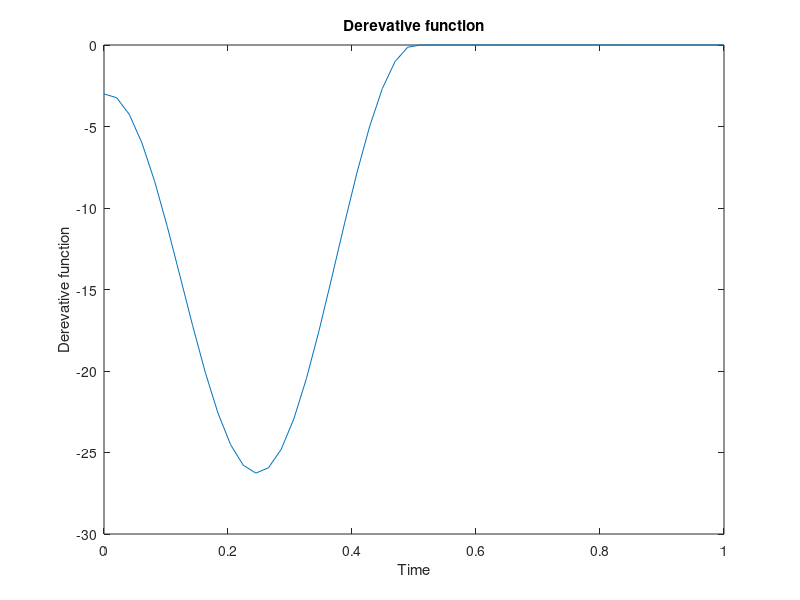

The MATLAB script that drew this image: (Note: this script raises an error after producing the figure.)
% Derevative Function
clearvars -global; clearvars; 
global I J K T f fun data; 
f_index0=1;
clc;
disp(['  ' 'condition' '    ' 'alpha' '     ' 'mean' '        ' 'mad']);
for alpha1=[0.1 0.05 .025];
I=30; J=50; C=25;
% I is the number of conditions 
% J number of time points
% C is the cut point
% alpha is the type I error
%--------------------------------------------------------%
K=1; R=zeros(J,J); MU=zeros(1,J); D=zeros(1,J); 
T=linspace(0,1,J); ro=0.5; alpha=2; ro=ro^(1/J); sigma2=.2;
t=linspace(0,1,J); 
%f=@(x)sin(pi*x)-x.^2-.5;
%f=@(x)sin(pi*x)-x.^2+1;
f=@(x)4*pi*cos(4*pi*x)-6*(x-3/4).^2-12.1936;
%f is the mean function which is defied as a handle function
fun=f(t);
fun(C+1:end)=0;
plot(t,fun);
title('Derevative function');
xlabel('Time');
ylabel('Derevative function');
%%
index=1;
accept=0;
for rep=1:5000
    data=RAND(I, J, alpha, f, sigma2, ro, C, T);
    %s_mean_0=SRD(I, J, T, data);
    X_bar=mean(data);
    X_bar=repmat(X_bar,I,1); Z=data-X_bar; S=(Z'*Z)/(I);
    control=0;
    control1=0;
    t=J-4;
    F0=sum((data<=0))/I;
    while control==0
        JJ=min(t+1,J);
        %JJ=J;
        F_0=sum(F0(t:JJ));
        Exp=(JJ-t+1)*0.5;
        FF=0;
        for i=t:JJ
            for j=i:JJ
                if i~=j
                     SIGMA=[S(i,i) S(i,j); S(j,i) S(j,j)];
                     mu=[X_bar(1,i); X_bar(1,j)];
                     FF=mvncdf([0;0],mu,SIGMA)+FF;
                end
            end
        end
        STD=sqrt((0.25*(JJ-t+1)*(t-JJ+1)+2*FF)/I);
        Z=(F_0-Exp)/STD;
        if abs(Z)>norminv(1-0.1/2) && control1==0
            t_warning=t;
            control1=1;
        end
        if abs(Z)>norminv(1-alpha1/2)
            control=1;
        elseif t==1
            control=1;
        else
            t=t-1;
        end
    end
    control2=0;
    Z=(F0-0.5)./sqrt((F0.*(1-F0))/I);
    if  t~=t_warning
        for i=t_warning:-1:t+1
            if control2==0
                if abs(Z(i))>norminv(1-alpha1/2)
                    F_T=i;
                    control2=1;
                end
            end
            if control2==0 && i==t+1
                F_T=t;
            end
        end
    else
        F_T=t;
    end
    RES(rep)=F_T;
end
RES=RES+1;
c=C+1;
mm=mean(RES(RES<40));
mad=mean(abs(RES(RES<40)-c));
disp([I alpha1 mm mad]);
end





